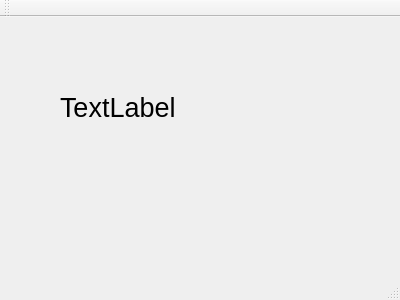
<?xml version="1.0" encoding="UTF-8"?>
<ui version="4.0">
 <class>MainWindow</class>
 <widget class="QMainWindow" name="MainWindow">
  <property name="geometry">
   <rect>
    <x>0</x>
    <y>0</y>
    <width>400</width>
    <height>300</height>
   </rect>
  </property>
  <property name="windowTitle">
   <string>MainWindow</string>
  </property>
  <widget class="QWidget" name="centralWidget">
   <widget class="QLabel" name="label">
    <property name="geometry">
     <rect>
      <x>60</x>
      <y>50</y>
      <width>141</width>
      <height>81</height>
     </rect>
    </property>
    <property name="text">
     <string>&lt;html&gt;&lt;head/&gt;&lt;body&gt;&lt;p&gt;&lt;span style=&quot; font-size:20pt;&quot;&gt;TextLabel&lt;/span&gt;&lt;/p&gt;&lt;/body&gt;&lt;/html&gt;</string>
    </property>
   </widget>
  </widget>
  <widget class="QMenuBar" name="menuBar">
   <property name="geometry">
    <rect>
     <x>0</x>
     <y>0</y>
     <width>400</width>
     <height>23</height>
    </rect>
   </property>
  </widget>
  <widget class="QToolBar" name="mainToolBar">
   <attribute name="toolBarArea">
    <enum>TopToolBarArea</enum>
   </attribute>
   <attribute name="toolBarBreak">
    <bool>false</bool>
   </attribute>
  </widget>
  <widget class="QStatusBar" name="statusBar"/>
 </widget>
 <layoutdefault spacing="6" margin="11"/>
 <resources/>
 <connections/>
</ui>
